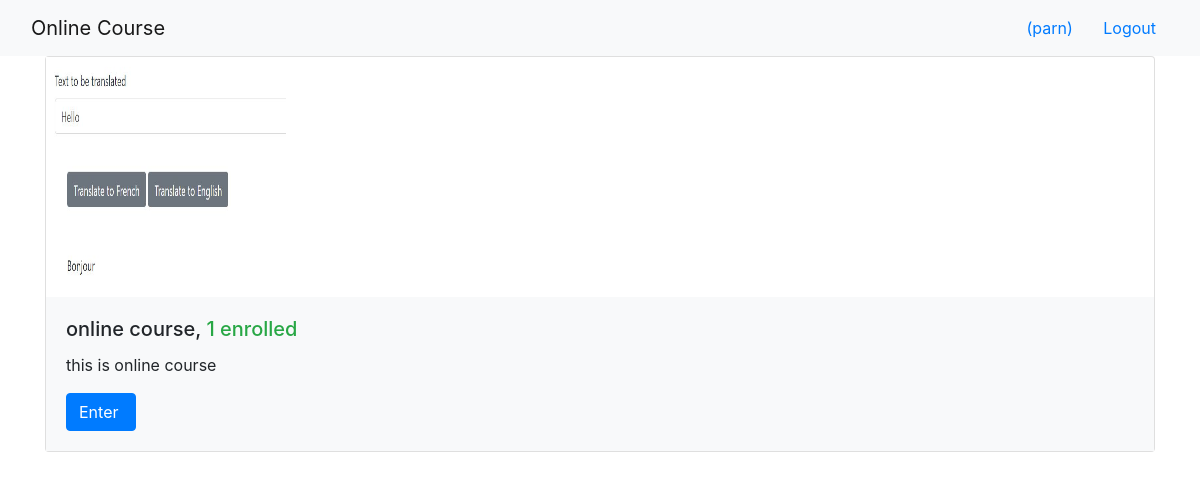
The app's page /onlinecourse/ (signed in) with its own data.
### onlinecourse/models.py (models this page shows, shortened)
class Course(models.Model):
    name = models.CharField(null=False, max_length=30, default='online course')
    image = models.ImageField(upload_to='course_images/')
    description = models.CharField(max_length=1000)
    pub_date = models.DateField(null=True)
    instructors = models.ManyToManyField(Instructor)
    users = models.ManyToManyField(settings.AUTH_USER_MODEL, through='Enrollment')
    total_enrollment = models.IntegerField(default=0)
    is_enrolled = False

### onlinecourse/views.py (the view)
class CourseListView(generic.ListView):
    template_name = 'onlinecourse/course_list_bootstrap.html'
    context_object_name = 'course_list'
    def get_queryset(self):
        user = self.request.user
        courses = Course.objects.order_by('-total_enrollment')[:10]
        for course in courses:
            if user.is_authenticated:
                course.is_enrolled = check_if_enrolled(user, course)
        return courses

### onlinecourse/views.py (called while the page is built)
def check_if_enrolled(user, course):
    is_enrolled = False
    if user.id is not None:
        num_results = Enrollment.objects.filter(user=user, course=course).count()
        if num_results > 0:
            is_enrolled = True
    return is_enrolled

### onlinecourse/templates/onlinecourse/course_list_bootstrap.html (shortened to what this page needs)
<!DOCTYPE html>
<html lang="en">
<head>
    {% load static %}
    <link rel="stylesheet" href="https://maxcdn.bootstrapcdn.com/bootstrap/4.5.2/css/bootstrap.min.css">
</head>
<body>
    <nav class="navbar navbar-light bg-light">
        <div class="container-fluid">
            <div class="navbar-header">
                  <a class="navbar-brand" href="#">Online Course</a>
            </div>
            <ul class="nav navbar-nav navbar-right">
                {% if user.is_authenticated %}
                <li>
                    <a class="btn btn-link" href="#">{{ user.first_name }}({{ user.username }})</a>
                    <a class="btn btn-link" href="{% url 'onlinecourse:logout' %}">Logout</a>
                </li>
                {% endif %}
            </ul>
        </div>
    </nav>
    {% if course_list %}
        <div class="container">
            <div class="card-deck">
                {% for course in course_list %}
                         <div class="card" style="width: 36rem;">
                          <img class="card-img-left" src="{{MEDIA_URL}}/{{ course.image }}" width="240px" height="240px"
                               alt="Course image">
                          <div class="card-body bg-light">
                              <h5 class="card-title">{{ course.name }}, <span class="text-success">
                                  {{ course.total_enrollment}} enrolled</span></h5>
                            <p class="card-text">{{ course.description}}</p>
                            <form action="{% url 'onlinecourse:enroll' course.id %}" method="post">
                                  <input class="btn btn-primary"  type="submit"
                                         value="{% if course.is_enrolled %}Enter{% else %}Enroll{% endif %} ">
                            </form>
                          </div>
                        </div>
                {% endfor %}
            </div>
        </div>
    {% else %}
        <p>No courses are available.</p>
    {% endif %}
</body>
</html>

### records on screen
Course: image (picture), name "online course", total_enrollment "1", description "this is online course", is_enrolled "Enter"

### other values on screen
{{ user.username }} "parn"
